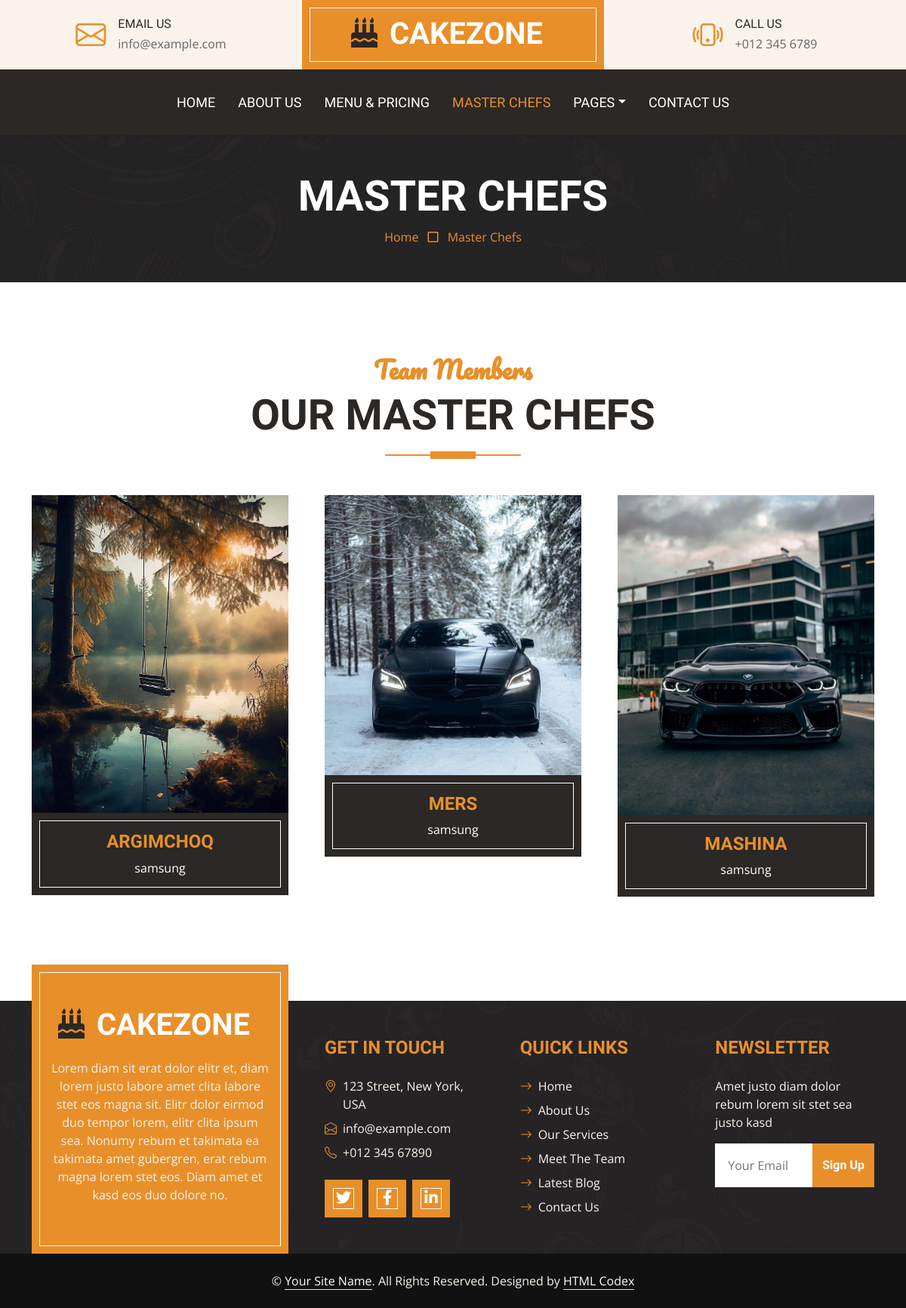
Page /team/ on the committed database.
### blog/models.py (models this page shows, shortened)
class Home4(models.Model):
    nomi = models.CharField(max_length=100)
    madel = models.TextField()
    rasm = models.ImageField(upload_to='images/')
    nomi1 = models.CharField(max_length=100)
    madel1 = models.TextField()
    rasm1 = models.ImageField(upload_to='images/')
    nomi2 = models.CharField(max_length=100)
    madel2 = models.TextField()
    rasm2 = models.ImageField(upload_to='images/')

### blog/views.py (the view)
# urls.py: path('team/', team, name="team"),
def team(request):
    home4 = Home4.objects.all()
    context = {
        'home4': home4,
    }
    return render(request,"team.html", context=context)

### templates/team.html (shortened to what this page needs)
{% load static   %}
<!DOCTYPE html>
<html lang="en">
<head>
    <link href="https://cdnjs.cloudflare.com/ajax/libs/font-awesome/5.10.0/css/all.min.css" rel="stylesheet">
    <link href="https://cdn.jsdelivr.net/npm/bootstrap-icons@1.4.1/font/bootstrap-icons.css" rel="stylesheet">
    <link href="{% static 'lib/owlcarousel/assets/owl.carousel.min.css' %}" rel="stylesheet">
    <link href="{% static 'css/bootstrap.min.css' %}" rel="stylesheet">
    <link href="{% static 'css/style.css' %}" rel="stylesheet">
</head>
<body>
    <div class="container-fluid px-0 d-none d-lg-block">
        <div class="row gx-0">
            <div class="col-lg-4 text-center bg-secondary py-3">
                <div class="d-inline-flex align-items-center justify-content-center">
                    <i class="bi bi-envelope fs-1 text-primary me-3"></i>
                    <div class="text-start">
                        <h6 class="text-uppercase mb-1">Email Us</h6>
                        <span>info@example.com</span>
                    </div>
                </div>
            </div>
            <div class="col-lg-4 text-center bg-primary border-inner py-3">
                <div class="d-inline-flex align-items-center justify-content-center">
                    <a href="index.html" class="navbar-brand">
                        <h1 class="m-0 text-uppercase text-white"><i class="fa fa-birthday-cake fs-1 text-dark me-3"></i>CakeZone</h1>
                    </a>
                </div>
            </div>
            <div class="col-lg-4 text-center bg-secondary py-3">
                <div class="d-inline-flex align-items-center justify-content-center">
                    <i class="bi bi-phone-vibrate fs-1 text-primary me-3"></i>
                    <div class="text-start">
                        <h6 class="text-uppercase mb-1">Call Us</h6>
                        <span>+012 345 6789</span>
                    </div>
                </div>
            </div>
        </div>
    </div>
    <nav class="navbar navbar-expand-lg bg-dark navbar-dark shadow-sm py-3 py-lg-0 px-3 px-lg-0">
        <div class="collapse navbar-collapse" id="navbarCollapse">
            <div class="navbar-nav ms-auto mx-lg-auto py-0">
                <a href="{% url 'index' %}" class="nav-item nav-link">Home</a>
                <a href="{% url 'about' %}" class="nav-item nav-link">About Us</a>
                <a href="{% url 'menu' %}" class="nav-item nav-link">Menu & Pricing</a>
                <a href="{% url 'team' %}" class="nav-item nav-link active">Master Chefs</a>
                <div class="nav-item dropdown">
                    <a href="#" class="nav-link dropdown-toggle" data-bs-toggle="dropdown">Pages</a>
                </div>
                <a href="{% url 'contact' %}" class="nav-item nav-link">Contact Us</a>
            </div>
        </div>
    </nav>
    <div class="container-fluid bg-dark bg-img p-5 mb-5">
        <div class="row">
            <div class="col-12 text-center">
                <h1 class="display-4 text-uppercase text-white">Master Chefs</h1>
                <a href="">Home</a>
                <i class="far fa-square text-primary px-2"></i>
                <a href="">Master Chefs</a>
            </div>
        </div>
    </div>
    <div class="container-fluid py-5">
        <div class="container">
            <div class="section-title position-relative text-center mx-auto mb-5 pb-3" style="max-width: 600px;">
                <h2 class="text-primary font-secondary">Team Members</h2>
                <h1 class="display-4 text-uppercase">Our Master Chefs</h1>
            </div>
            <div class="row g-5">
                 {% for x in home4 %}
                <div class="col-lg-4 col-md-6">
                    <div class="team-item">
                        <div class="position-relative overflow-hidden">
                        </div>
                        <div class="bg-dark border-inner text-center p-4">
                            <h4 class="text-uppercase text-primary">{{ x.nomi }}</h4>
                            <p class="text-white m-0">{{ x.madel }}</p>
                        </div>
                    </div>
                </div>
                <div class="col-lg-4 col-md-6">
                    <div class="team-item">
                        <div class="position-relative overflow-hidden">
                        </div>
                        <div class="bg-dark border-inner text-center p-4">
                            <h4 class="text-uppercase text-primary">{{ x.nomi1 }}</h4>
                            <p class="text-white m-0">{{ x.madel1 }}</p>
                        </div>
                    </div>
                </div>
                <div class="col-lg-4 col-md-6">
                    <div class="team-item">
                        <div class="position-relative overflow-hidden">
                        </div>
                        <div class="bg-dark border-inner text-center p-4">
                            <h4 class="text-uppercase text-primary">{{ x.nomi2 }}</h4>
                            <p class="text-white m-0">{{ x.madel2 }}</p>
                        </div>
                    </div>
                </div>
                {% endfor %}
            </div>
        </div>
    </div>
    <div class="container-fluid bg-dark bg-img text-secondary" style="margin-top: 90px">
        <div class="container">
            <div class="row gx-5">
                <div class="col-lg-4 col-md-6 mt-lg-n5">
                    <div class="d-flex flex-column align-items-center justify-content-center text-center h-100 bg-primary border-inner p-4">
                        <a href="index.html" class="navbar-brand">
                            <h1 class="m-0 text-uppercase text-white"><i class="fa fa-birthday-cake fs-1 text-dark me-3"></i>CakeZone</h1>
                        </a>
                        <p class="mt-3">Lorem diam sit erat dolor elitr et, diam lorem justo labore amet clita labore stet eos magna sit. Elitr dolor eirmod duo tempor lorem, elitr clita ipsum sea. Nonumy rebum et takimata ea takimata amet gubergren, erat rebum magna lorem stet eos. Diam amet et kasd eos duo dolore no.</p>
                    </div>
                </div>
                <div class="col-lg-8 col-md-6">
                    <div class="row gx-5">
                        <div class="col-lg-4 col-md-12 pt-5 mb-5">
                            <h4 class="text-primary text-uppercase mb-4">Get In Touch</h4>
                            <div class="d-flex mb-2">
                                <i class="bi bi-geo-alt text-primary me-2"></i>
                                <p class="mb-0">123 Street, New York, USA</p>
                            </div>
                            <div class="d-flex mb-2">
                                <i class="bi bi-envelope-open text-primary me-2"></i>
                                <p class="mb-0">info@example.com</p>
                            </div>
                            <div class="d-flex mb-2">
                                <i class="bi bi-telephone text-primary me-2"></i>
                                <p class="mb-0">+012 345 67890</p>
                            </div>
                            <div class="d-flex mt-4">
                                <a class="btn btn-lg btn-primary btn-lg-square border-inner rounded-0 me-2" href="#"><i class="fab fa-twitter fw-normal"></i></a>
                                <a class="btn btn-lg btn-primary btn-lg-square border-inner rounded-0 me-2" href="#"><i class="fab fa-facebook-f fw-normal"></i></a>
                                <a class="btn btn-lg btn-primary btn-lg-square border-inner rounded-0 me-2" href="#"><i class="fab fa-linkedin-in fw-normal"></i></a>
                            </div>
                        </div>
                        <div class="col-lg-4 col-md-12 pt-0 pt-lg-5 mb-5">
                            <h4 class="text-primary text-uppercase mb-4">Quick Links</h4>
                            <div class="d-flex flex-column justify-content-start">
                                <a class="text-secondary mb-2" href="#"><i class="bi bi-arrow-right text-primary me-2"></i>Home</a>
                                <a class="text-secondary mb-2" href="#"><i class="bi bi-arrow-right text-primary me-2"></i>About Us</a>
                                <a class="text-secondary mb-2" href="#"><i class="bi bi-arrow-right text-primary me-2"></i>Our Services</a>
                                <a class="text-secondary mb-2" href="#"><i class="bi bi-arrow-right text-primary me-2"></i>Meet The Team</a>
                                <a class="text-secondary mb-2" href="#"><i class="bi bi-arrow-right text-primary me-2"></i>Latest Blog</a>
                                <a class="text-secondary" href="#"><i class="bi bi-arrow-right text-primary me-2"></i>Contact Us</a>
                            </div>
                        </div>
                        <div class="col-lg-4 col-md-12 pt-0 pt-lg-5 mb-5">
                            <h4 class="text-primary text-uppercase mb-4">Newsletter</h4>
                            <p>Amet justo diam dolor rebum lorem sit stet sea justo kasd</p>
                            <form action="">
                                <div class="input-group">
                                    <input type="text" class="form-control border-white p-3" placeholder="Your Email">
                                    <button class="btn btn-primary">Sign Up</button>
                                </div>
                            </form>
                        </div>
                    </div>
                </div>
            </div>
        </div>
    </div>
    <div class="container-fluid text-secondary py-4" style="background: #111111;">
        <div class="container text-center">
            <p class="mb-0">&copy; <a class="text-white border-bottom" href="#">Your Site Name</a>. All Rights Reserved. Designed by <a class="text-white border-bottom" href="https://htmlcodex.com">HTML Codex</a></p>
        </div>
    </div>
</body>
</html>

### static/css/style.css (style rules this page uses)
:root { --primary: #E88F2A; --secondary: #FAF3EB; --light: #FFFFFF; --dark: #2B2825; }
.font-secondary { font-family: 'Pacifico', cursive; }
h1, h2, .font-weight-bold { font-weight: 700 !important; }
h3, h4, .font-weight-semi-bold { font-weight: 600 !important; }
h5, h6, .font-weight-medium { font-weight: 500 !important; }
.btn { font-family: 'Oswald', sans-serif; font-weight: 600; transition: .5s; }
.btn-primary { color: #FFFFFF; }
.border-inner { position: relative; }
.border-inner * { position: relative; z-index: 1; }
.border-inner::before { position: absolute; content: ""; top: 10px; right: 10px; bottom: 10px; left: 10px; background: none; border: 1px solid var(--light); z-index: 0; }
.btn-lg-square { width: 50px; height: 50px; }
.btn-square, .btn-sm-square, .btn-lg-square { padding-left: 0; padding-right: 0; text-align: center; }
.navbar-dark .navbar-nav .nav-link { font-family: 'Oswald', sans-serif; padding: 30px 15px; font-size: 18px; font-weight: 500; text-transform: uppercase; color: var(--light); outline: none; transition: .5s; }
.navbar-dark .navbar-nav .nav-link:hover, .navbar-dark .navbar-nav .nav-link.active { color: var(--primary); }
.section-title::before { position: absolute; content: ""; width: 60px; height: 10px; left: 50%; bottom: 0; margin-left: -30px; background: var(--primary); }
.section-title::after { position: absolute; content: ""; width: 180px; height: 2px; left: 50%; bottom: 4px; margin-left: -90px; background: var(--primary); }
.bg-img { background: linear-gradient(rgba(43, 40, 37, .5), rgba(43, 40, 37, .5)), url(../img/bg.jpg) center center no-repeat; background-size: cover; }

### rows in the picture
Home4: nomi "ARGIMCHOQ", madel "samsung", nomi1 "MERS", madel1 "samsung", nomi2 "MASHINA", madel2 "samsung"
